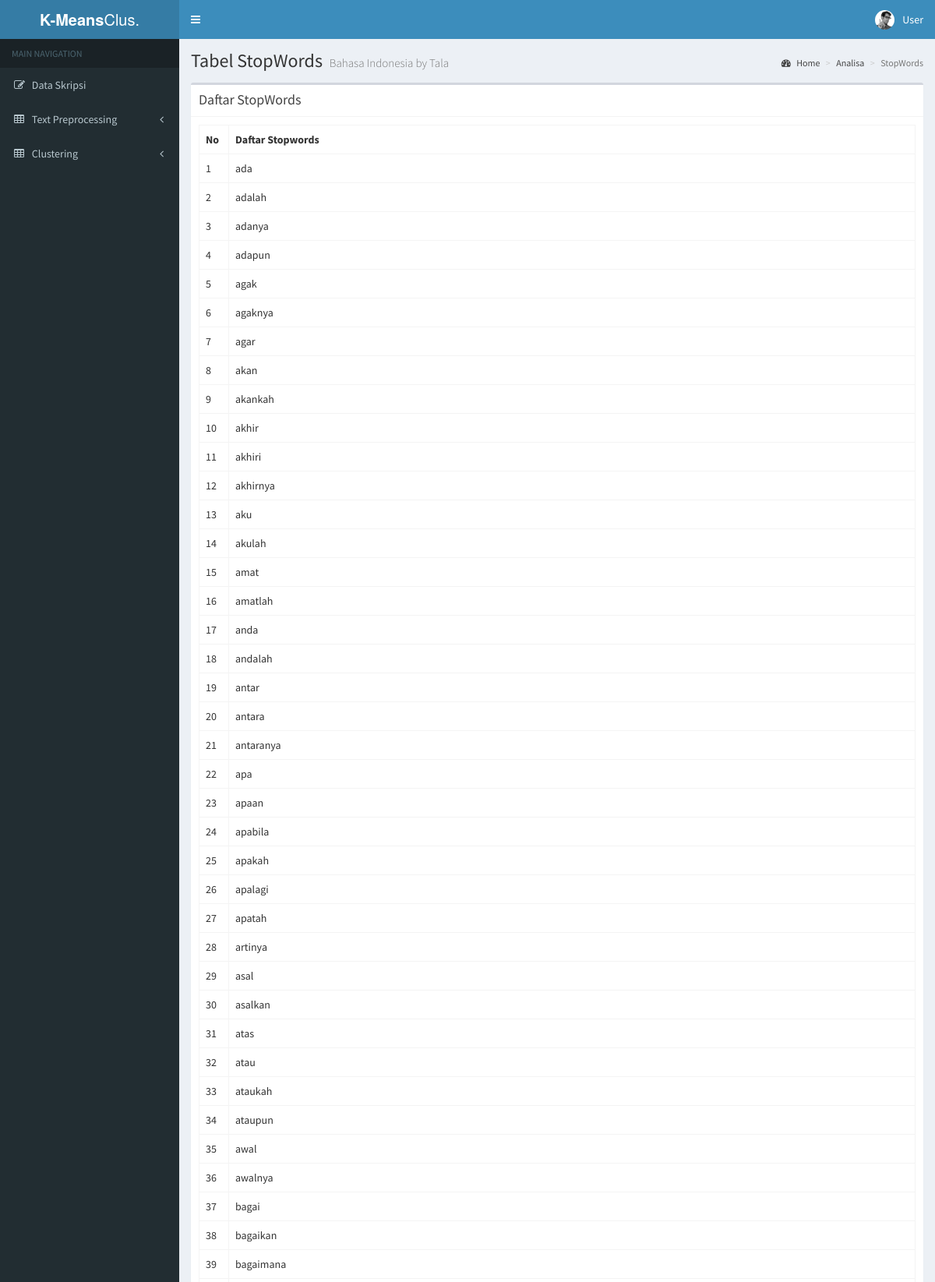
Page /index.php/main/stopwords (upper part) on the committed database.
### tables this page shows
CREATE TABLE `stopword` (
  `id` int(11) NOT NULL,
  `stopword` varchar(15) NOT NULL
);

### application/controllers/Main.php (called while the page is built, shortened)
<?php
class Main extends CI_Controller {
    public function __construct() {
        $this->load->model('Document_model');
        $this->load->model('Stopword_model');
        $this->load->model('Result_model');
        $this->load->helper('stemming_helper');
        $this->load->helper('clustering_helper');
        $this->load->helper('silhoutte_helper');
    }
    public function stopwords() {
        $this->load->view('header');
        $this->load->view('stopwords', [
            'query' => $this->Stopword_model->getAll()
        ]);
        $this->load->view('sidebar');
        $this->load->view('footer');
    }
}

### index.php (called while the page is built, shortened)
<?php
require_once BASEPATH.'core/CodeIgniter.php';

### application/models/Stopword_model.php (called while the page is built, shortened)
<?php
class Stopword_model extends CI_Model {
    public function getAll() {
        $query = $this->db->get('stopword');
        return $query->result();
    }
}

### application/views/stopwords.php (the view, shortened to what this page needs)
<div class="content-wrapper">
    <section class="content-header">
        <h1>
            Tabel StopWords
            <small>Bahasa Indonesia by Tala</small>
        </h1>
        <ol class="breadcrumb">
            <li><a href="forminput"><i class="fa fa-dashboard"></i> Home</a></li>
            <li><a href="#">Analisa</a></li>
            <li class="active">StopWords</li>
        </ol>
    </section>
    <section class="content">
        <div class="row">
            <div class="col-xs-12">
                <div class="box">
                    <div class="box-header with-border">
                        <h3 class="box-title">Daftar StopWords</h3>
                    </div>
                    <div class="box-body">
                        <table class="table table-bordered">
                            <tr>
                                <th style="width: 10px">No</th>
                                <th>Daftar Stopwords</th>
                            </tr>
                            <?php
                            $no = 1;
                            foreach ($query as $row) : ?>
                                <tr>
                                    <td><?php echo $no++ ?></td>
                                    <td><?php echo $row->stopword ?></td>
                                </tr>
                            <?php endforeach; ?>
                        </table>
                    </div>
                </div>
            </div>
        </div>
    </section>
</div>

### rows in the picture
stopword: stopword "ada"
stopword: stopword "adalah"
stopword: stopword "adanya"
stopword: stopword "adapun"
stopword: stopword "agak"
stopword: stopword "agaknya"
stopword: stopword "agar"
stopword: stopword "akan"
stopword: stopword "akankah"
stopword: stopword "akhir"
stopword: stopword "akhiri"
stopword: stopword "akhirnya"
stopword: stopword "aku"
stopword: stopword "akulah"
stopword: stopword "amat"
stopword: stopword "amatlah"
stopword: stopword "anda"
stopword: stopword "andalah"
stopword: stopword "antar"
stopword: stopword "antara"
stopword: stopword "antaranya"
stopword: stopword "apa"
stopword: stopword "apaan"
stopword: stopword "apabila"
stopword: stopword "apakah"
stopword: stopword "apalagi"
stopword: stopword "apatah"
stopword: stopword "artinya"
stopword: stopword "asal"
stopword: stopword "asalkan"
stopword: stopword "atas"
stopword: stopword "atau"
stopword: stopword "ataukah"
stopword: stopword "ataupun"
stopword: stopword "awal"
stopword: stopword "awalnya"
stopword: stopword "bagai"
stopword: stopword "bagaikan"
stopword: stopword "bagaimana"
